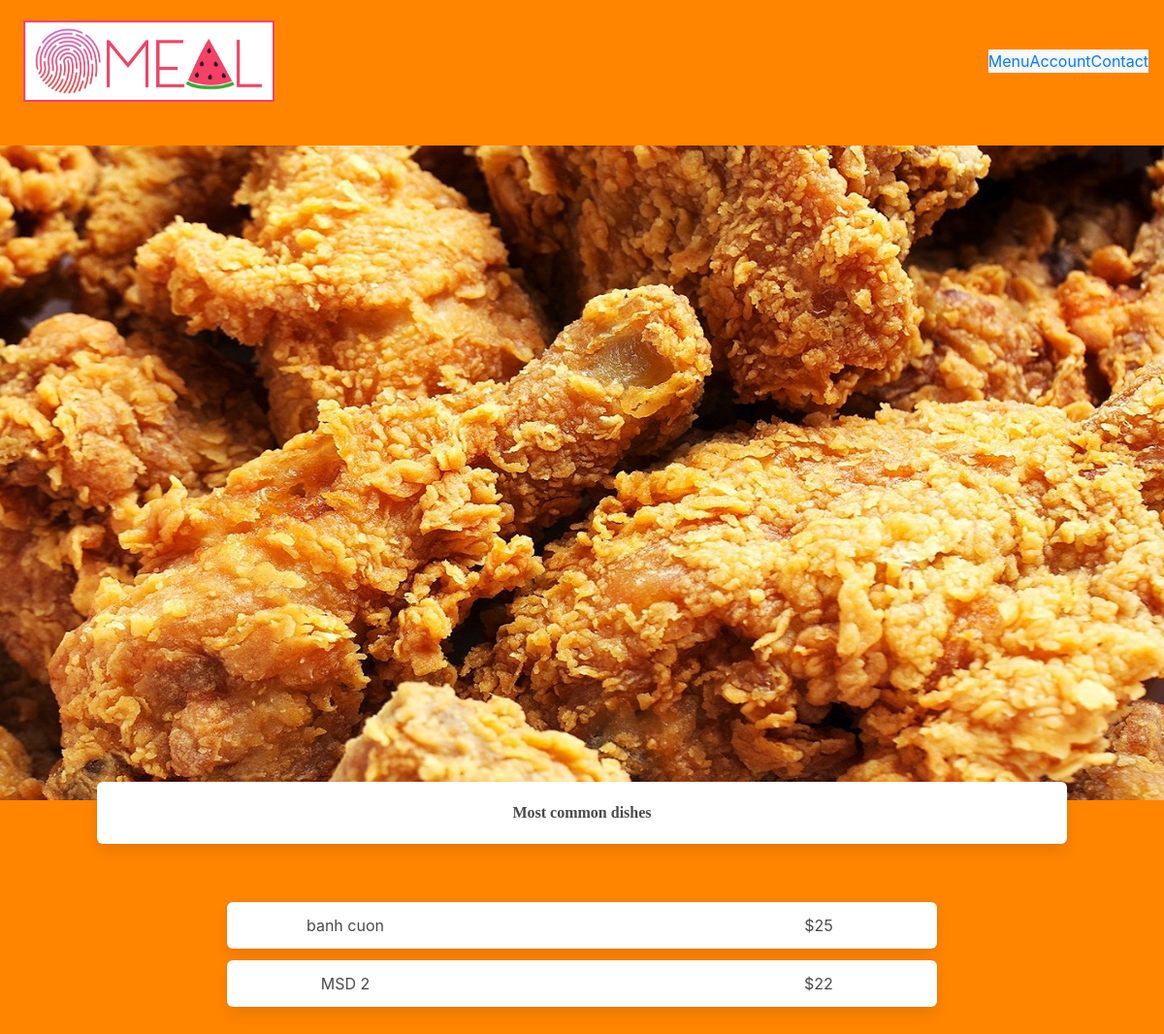
The app's page /most_common_dishes, older data.
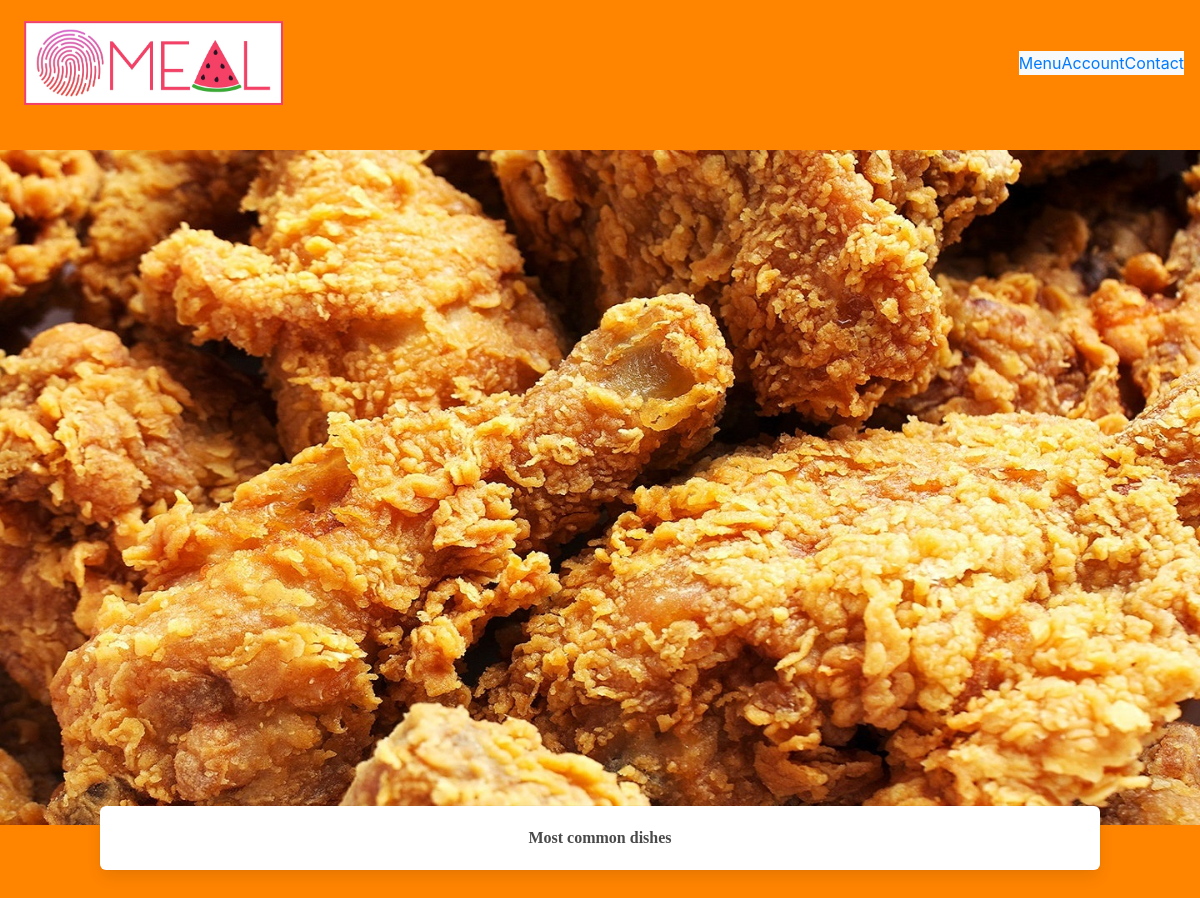
The same page, newer data.
### main.py (models this page shows, shortened)
class MostCommonDishes(db.Model):
    id = db.Column(db.Integer, primary_key=True)
    name = db.Column(db.String(200), nullable=False)
    price = db.Column(db.Integer)

### main.py (the view)
@main.route('/most_common_dishes', methods=['GET'])
def most_common_dishes():
    dishes = MostCommonDishes.query.order_by(MostCommonDishes.id).all()
    return render_template('view_option/view_menu/most_common_dishes.html', dishes=dishes)

### templates/view_option/view_menu/most_common_dishes.html (shortened to what this page needs)
{% extends "base.html" %}
{% block head%}
    <link rel= "stylesheet" type= "text/css" href= "{{ url_for('static',filename='styles/view_menu/style_each_menu.css') }}">
{%endblock%}
{% block body%}
<img src="../../../static/img/most_common_dishes.jpg" alt="">
<div class="box choosing-option has-text-weight-bold">Most common dishes</div>
<section class="section">
    {% for dish in dishes %}
    <div class="container">
        <div class=" columns has-text-centered is-mobile">
            <div class="column is-1"></div>
            <a href="/most_common_dishes/{{dish.id}}" class="column box has-text-centered is-8">
                <div class="columns is-mobile">
                    <div class="column is1">{{ dish.name }}</div>
                    <div class="column is7"></div>
                    <div class="column is4">${{ dish.price }}</div>
                </div>
            </a>
            <div class="column is-1"></div>
        </div>
    </div>
    {% endfor %}
</section>
{%endblock%}

### templates/base.html (shortened to what this page needs)
<!DOCTYPE html>
<html lang="en">
<head>
    <link rel="stylesheet" href="https://cdnjs.cloudflare.com/ajax/libs/bulma/0.7.2/css/bulma.min.css" />
    <link rel= "stylesheet" type= "text/css" href= "{{ url_for('static',filename='styles/style_nav.css') }}">
      <link
      rel="stylesheet"
      href="https://stackpath.bootstrapcdn.com/bootstrap/4.4.1/css/bootstrap.min.css"
    />
    <link
      rel="stylesheet"
      href="https://stackpath.bootstrapcdn.com/font-awesome/4.7.0/css/font-awesome.min.css"
    />
    {% block head %}{% endblock %}
</head>
{% if request.url_rule.endpoint != "confirm_order" and request.url_rule.endpoint != "order_status" %}
<body>
  <div class = "block">
    <div class = "navbar nav-color" role="navigation" aria-label="main navigation">
        <div class = "navbar-brand">
            <a href = "#" class = "nav-item">
                <img src="../static/img/app_logo.jpg" alt = "site-logo" style = "max-height: 100px" class = "py-2 px-2">
            </a>
        </div>
    <nav class = "navbar-left navbar-expand-lg navbar-light bg-light">
        <div class = "collapse navbar-collapse" id = "navbar">
            <div class = "navbar-nav">
              <a class = "nav-item" href = "{{ url_for('menu_option') }}">Menu</a>
                <a class = "nav-item" href = "{{ url_for('view_account') }}">Account</a>
                <a class = "nav-item" href = "{{ url_for('contact_us') }}">Contact</a>
            </div>
        </div>
    </nav>
</div>
    </div>
{% endif %}
    {% block body %}{% endblock %}
</body>
</html>

### static/styles/style_nav.css (style rules this page uses)
.nav-color { background-color: rgb(255, 132, 0); }

### static/styles/view_menu/style_each_menu.css (style rules this page uses)
:root { --primary-color: rgb(255, 132, 0); }
body, html { background-color:var(--primary-color) }
.box { width: 83.3333%; margin-left: 8.3333%; }
.choosing-option { display: inline-block; margin-top: -20%; text-align: center; font-weight: 800; font-family: "Bell Gothic Std Light"; }

Row changes from the older to the newer data that the page shows:
removed MostCommonDishes: name "banh cuon", price "25"
removed MostCommonDishes: name "MSD 2", price "22"
